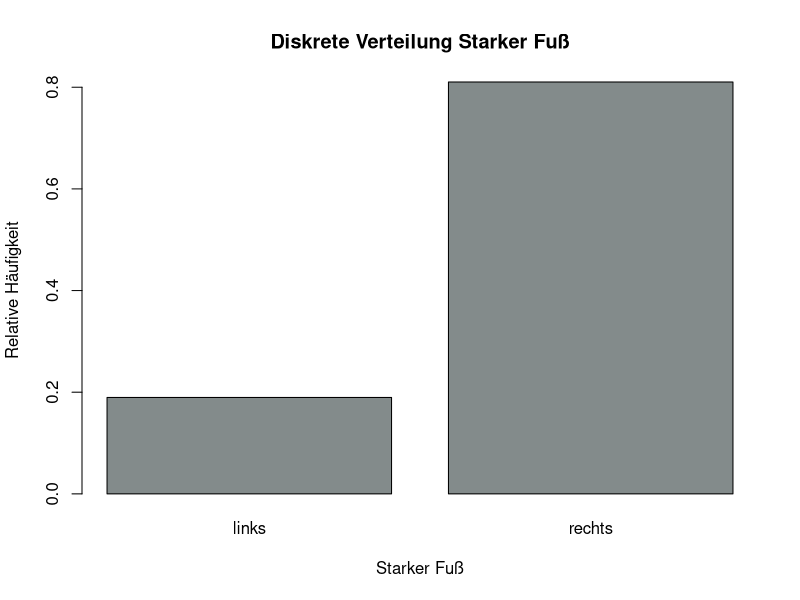
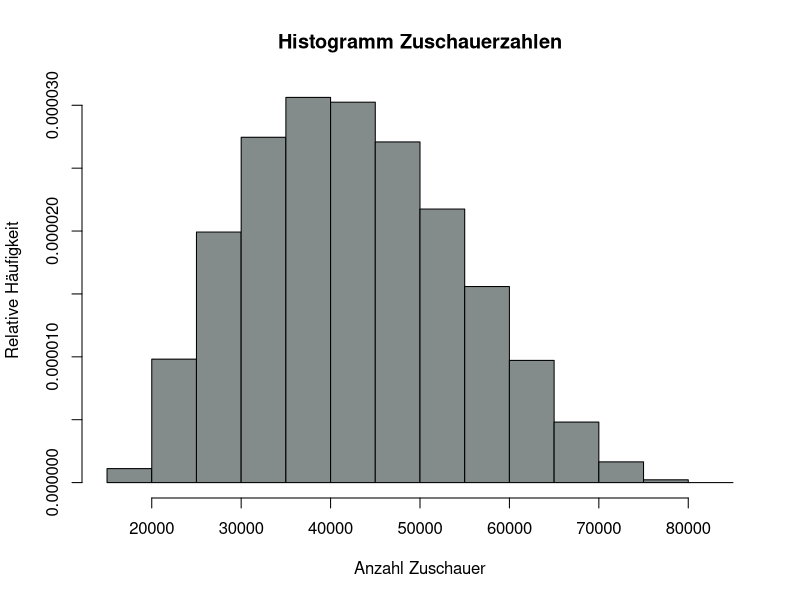
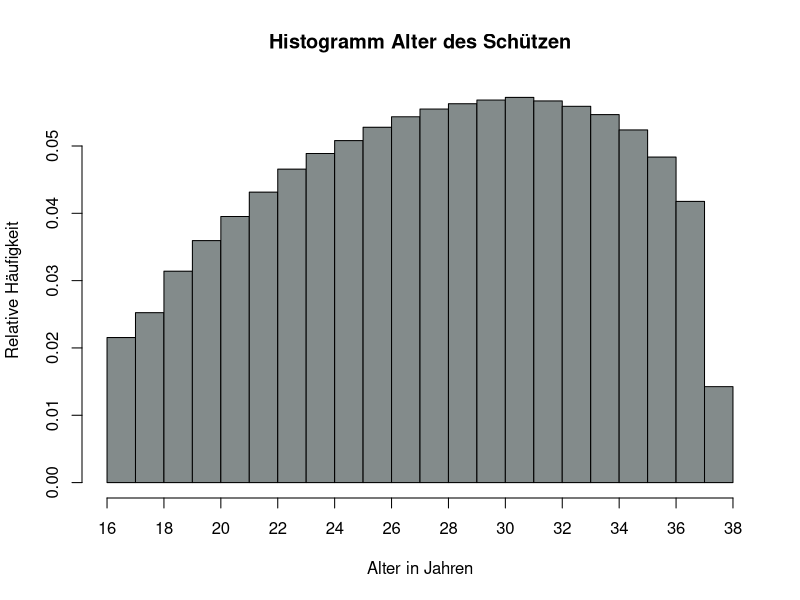
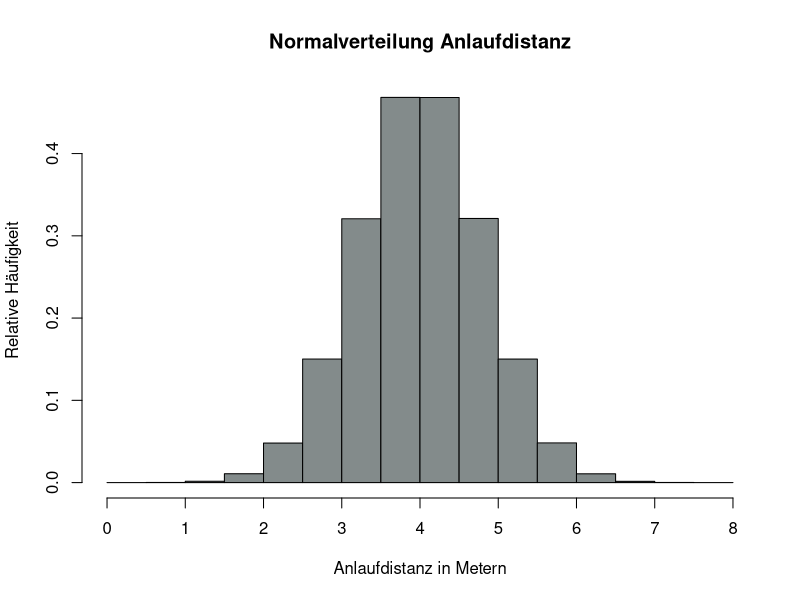
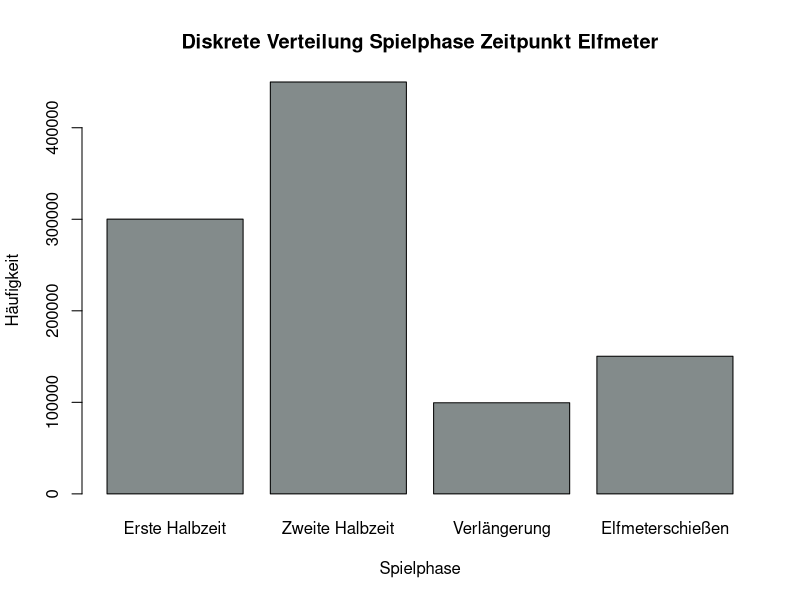
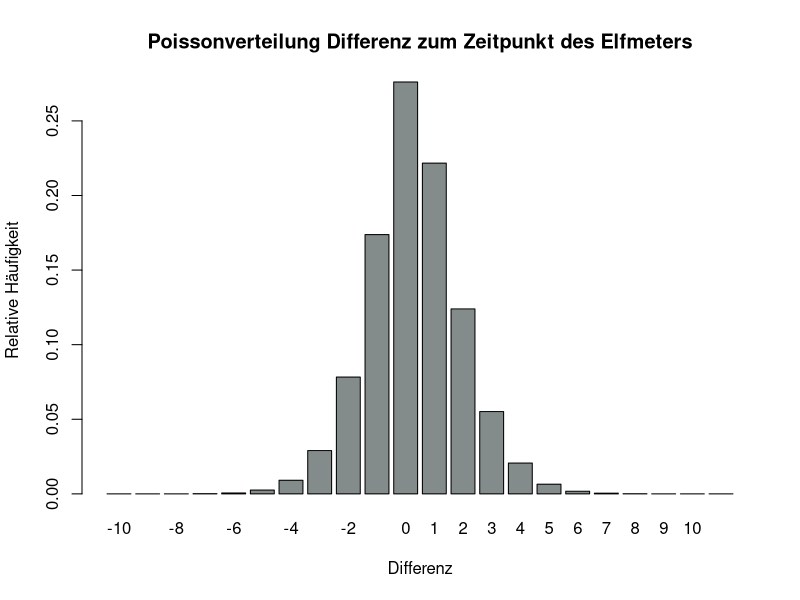
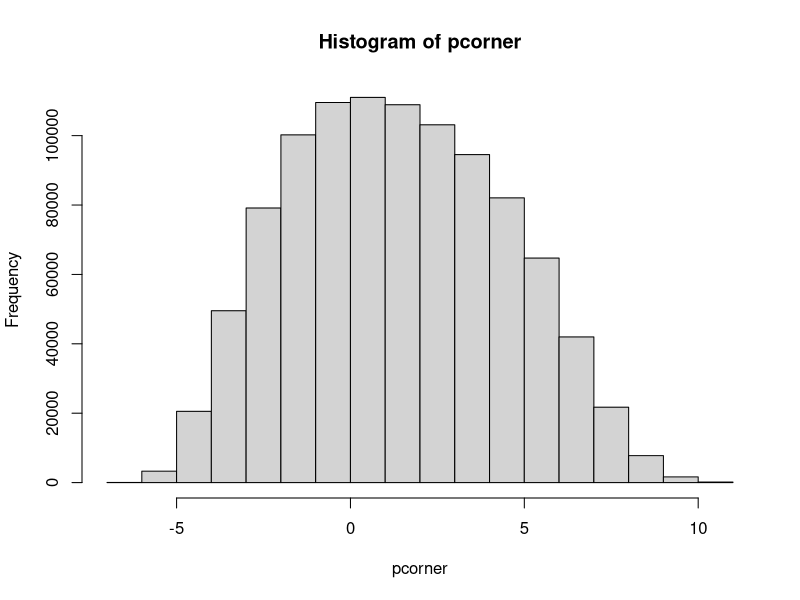
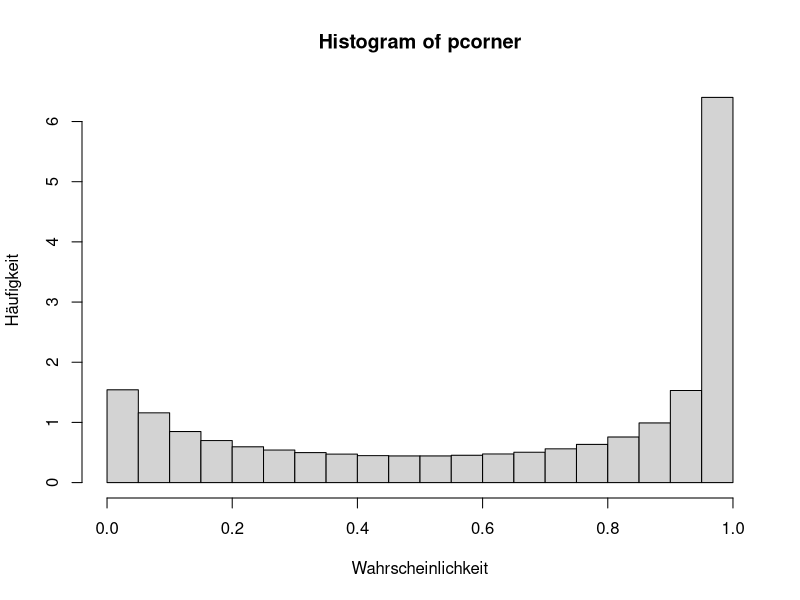

The R source for these figures, in order: (Note: a time limit stopped this script after it produced the figures.)
library(psych)
library(pracma)
options(scipen=999)
set.seed(22)
n <- 1000000
df <- data.frame()

#https://www.foottheball.com/football-top-10/best-left-footed-current-footballers-in-the-world/#:~:text=Only%2019%25%20of%20professional%20footballers,elusive%20than%20the%20right%2Dfooted.
starker_fuß <- sample(x = c('rechts', 'links'), size = n, replace = TRUE, prob = c(0.81, 0.19)) 
tabelle <- table(starker_fuß)#Absolute Haeufigkeiten
tabelle <- prop.table(tabelle)#In relative Haeufgkeit umrechnen
barplot(tabelle,xlab = "Starker Fuß", ylab = "Relative Häufigkeit",main= "Diskrete Verteilung Starker Fuß", col=c("azure4"))
df <- data.frame(starker_fuß)


# https://www.diefalsche9.de/zuschauer-und-auswaertsfahrertabelle-der-bundesliga-2022-23/#:~:text=Zuschauerschnitt,Stadionauslastung%20haben%20M%C3%BCnchen%20und%20Bremen.
minvisitors <- 17005
maxvisitors <- 81365
avgvisitors <- 42551
bvisitors <- maxvisitors - minvisitors
bvisitors
exvisitors <- ((avgvisitors - minvisitors) / bvisitors)
q <- 3.8#wählbar
p <-(0.397/0.603)*q
visitors <- round(minvisitors + bvisitors * rbeta(n, p, q))
hist(visitors,freq = FALSE, main = "Histogramm Zuschauerzahlen", ylab = "Relative Häufigkeit", xlab = "Anzahl Zuschauer", col=c("azure4"))
df <- cbind(df, visitors)


#Alter Schütze
minage <- 16
maxage <- 38
avgage <- 28
bage <- maxage - minage
exage <- ((avgage - minage) / bage)
q <- 1.25#wählbar
p <- (0.55/0.45) * q
age <- round(minage + bage * rbeta(n, p, q))
hist(age, freq= FALSE, main = "Histogramm Alter des Schützen", ylab = "Relative Häufigkeit", xlab = "Alter in Jahren", xaxt = 'n', col=c("azure4"))
axis(side=1, at=seq(16,38,2), labels=seq(16,38,2))
df <- cbind(df, age)


#Anlaufdistanz
mean <- 4
sd <- 0.8
Anlaufdistanz <- rnorm(n,mean,sd)
hist(Anlaufdistanz,freq=FALSE, xlab="Anlaufdistanz in Metern",ylab ="Relative Häufigkeit", main="Normalverteilung Anlaufdistanz", xaxt = 'n', col=c("azure4"))
axis(side=1, at=seq(0,8,1), labels=seq(0,8,1))
df <- cbind(df, Anlaufdistanz)


#Spielphase
spielphase <- sample(x = c('Erste Halbzeit', 'Zweite Halbzeit', 'Verlängerung', 'Elfmeterschießen'), size = n, replace = TRUE, prob = c(0.3, 0.45, 0.1, 0.15)) 
spielphase_factor <- factor(spielphase, levels = c("Erste Halbzeit", "Zweite Halbzeit", "Verlängerung", "Elfmeterschießen"))
tabelle <- table(spielphase_factor)
barplot(tabelle,xlab = "Spielphase", ylab = "Häufigkeit",main= "Diskrete Verteilung Spielphase Zeitpunkt Elfmeter", col=c("azure4"))
df <- cbind(df, spielphase)


#https://de.statista.com/statistik/daten/studie/1622/umfrage/bundesliga-entwicklung-der-durchschnittlich-erzielten-tore-pro-spiel/
#https://www.bundesligatrend.de/bundesliga-statistik-haeufigstes-ergebnis-tore-nach-minuten-anzahl-der-tore.html
differenz <- rep(n, 0)

for (x in 1:n) {
  if(df$spielphase[x] == 'Erste Halbzeit'){
    heim <- rpois(1, 0.7875)
    gast <- rpois(1, 0.5775)
    differenz[x] <- heim - gast
  }else if(df$spielphase[x] == 'Zweite Halbzeit'){
    heim <- rpois(1, 1.8)
    gast <- rpois(1, 1.32)
    differenz[x] <- heim - gast
  }else if(df$spielphase[x] == 'Verlängerung'){
    heim <- rpois(1, 1.7)
    gast <- rpois(1, 1.7)
    differenz[x] <- heim - gast
  }else if(df$spielphase[x] == 'Elfmeterschießen'){
    heim <- rpois(1, 1.8)
    gast <- rpois(1, 1.7)
    differenz[x] <- heim - gast
  }
}

tabelle <- table(differenz)#Absolute Haeufigkeiten
tabelle <- prop.table(tabelle)#In relative Haeufgkeit umrechnen
barplot(tabelle,xlab = "Differenz", ylab = "Relative Häufigkeit",main= "Poissonverteilung Differenz zum Zeitpunkt des Elfmeters", col=c("azure4"))

df <- cbind(df, differenz)

df$firsthalf <- ifelse(df$spielphase == 'Erste Halbzeit', 1, 0)
df$secondhalf <- ifelse(df$spielphase == 'Zweite Halbzeit', 1, 0)
df$extratime <- ifelse(df$spielphase == 'Verlängerung', 1, 0)
df$penalties <- ifelse(df$spielphase == 'Elfmeterschießen', 1, 0)

df$rechts <- ifelse(df$starker_fuß == 'rechts', 1, 0)
df$links <- ifelse(df$starker_fuß == 'links', 1, 0)

'scaler <- function(x){(x-min(x))/(max(x)-min(x))}
df$visitors <- scaler(df$visitors)
df$age <- scaler(df$age)
df$differenz <- scaler(df$differenz)'



b0 <- 10
brechts <- 1
blinks <- 1

bdifferenz <- 0.1
bfirsthalf <- 0.0
bsecondhalf <- 0.1
bextratime <- 0.3
bpenalties <- 0.4
bzuschauer <- 0.0001
balter <- -0.5
banlaufdistanz <- -0.2

u1 <- runif(n,0,1)
y1 <- rep(0, n)


pcorner <- (b0 
            + brechts * df$rechts
            + blinks * df$links
            + bdifferenz * df$differenz
            + bfirsthalf * df$firsthalf
            + bsecondhalf * df$secondhalf
            + bextratime * df$extratime
            + bpenalties * df$penalties
            + bzuschauer * df$visitors
            + balter * df$age)
hist(pcorner)


pcorner <- sigmoid(b0 
                   + brechts * df$rechts
                   + blinks * df$links
                   + bdifferenz * df$differenz
                   + bfirsthalf * df$firsthalf
                   + bsecondhalf * df$secondhalf
                   + bextratime * df$extratime
                   + bpenalties * df$penalties
                   + bzuschauer * df$visitors
                   + balter * df$age)
hist(pcorner, freq = FALSE, xlab = "Wahrscheinlichkeit", ylab = "Häufigkeit")
df <- cbind(df, pcorner)

for (x in 1:n){
  if(df$starker_fuß[x] == 'links'){
    df$pcorner[x] = 1 - df$pcorner[x]
  }
}
hist(df$pcorner, freq = FALSE, xlab = "Wahrscheinlichkeit", ylab = "Häufigkeit")

barplot(c(sum(df$pcorner)/n,(n-sum(df$pcorner))/n),
        names.arg = c("Rechts = 1","Links = 0"),ylab="Anteil", main = "Verteilung Eck")

hist(df$pcorner)
y1[u1<=pcorner] <- 1
corner <- y1
varEpsilon <- var(y1 - pcorner)
barplot(varEpsilon, main = "Rauschen")
df <- cbind(df, corner)
hist(df$corner, main = "Eck")
table(df$corner)
barplot(table(df$corner), ylab = "Häufigkeit", xlab = "0 = linkes Eck, 1 = rechtes Eck", main = "Verteilung der Endvariable")


df = subset(df, select = -c(firsthalf,secondhalf,extratime,penalties,rechts,
                                links))
write.csv(df, file = "/Users/samil/Documents/df_data_scientist.csv", row.names = FALSE)
